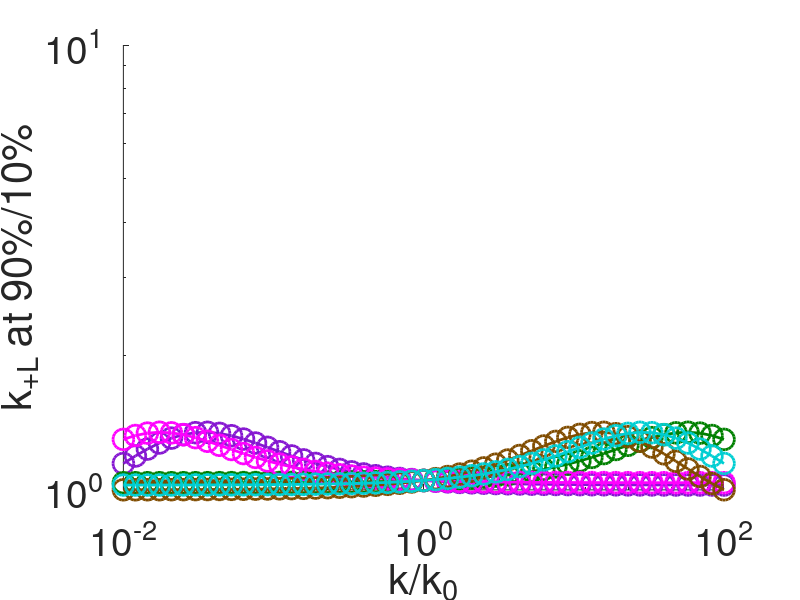

Reproduce this figure in MATLAB.
clc
clear 
close all

% Steady state panel E (test for ligand concentration ratio: 10 and 90%)

% define the Localized model equations

R_func = @(kp,kbi,kT,kL,kT_neg,kLT,kL_neg,kc,kc_neg,ki) kp ./(kbi + kT + kL - ((kT_neg.*kT)./(kT_neg+kLT)) + ((kL_neg .*(((kLT.*kT) ./ (kT_neg+kLT)) +kL) ./ (((kc.*kc_neg) ./ (kc_neg+ki)) -kL_neg - kc))));
T_func = @(R,kT,kT_neg,kLT) (kT.*R) ./ (kT_neg+kLT);
RL_func = @(R,kT,kT_neg, kLT,kL,kL_neg,ki,kc,kc_neg) -R.*(((kLT.*kT) ./ (kT_neg+kLT)) +kL)./ (((kc.*kc_neg) ./ (kc_neg+ki)) -kL_neg - kc);
Rc_func = @(kc,kc_neg,ki,RL) (kc.*RL) ./(kc_neg+ki);


%--------------------------%

% do kc max and half

clear kp kT kT_neg kc kc_neg ki kLT kL_neg kbi kL kLT_half kLT_10 kLT_90;

kc_0 = 0.1;
kc_vals = kc_0*logspace(-2,2,51);
for i=1:length(kc_vals)
    kp = 1;
    kT = (1/30); 
    kT_neg = 0.12; 
    kc =  kc_vals(i);
    kc_neg = 0.05; 
    ki = 0.05; 
    kLT = logspace(-8,0,1001); 
    kL_neg = 0.05; 
    kbi = 1*(3*10^-4); 
    kL = 0.1*kLT;
    
    R = R_func(kp,kbi,kT,kL,kT_neg,kLT,kL_neg,kc,kc_neg,ki);
    T = T_func(R,kT,kT_neg,kLT);
    RL = RL_func(R,kT,kT_neg, kLT,kL,kL_neg,ki,kc,kc_neg);
    Rc = Rc_func(kc,kc_neg,ki,RL);
    
    maxsignal(i) = max(RL+Rc);
    index = find((RL+Rc)>(0.5*maxsignal(i)),1);
    
    % define 10 and 90 percents
    index10 = find((RL+Rc)>(0.1*maxsignal(i)),1);
    index90 = find((RL+Rc)>(0.9*maxsignal(i)),1);
    
    previoussignal = RL(index-1) + Rc(index-1);
    nextsignal = RL(index) + Rc(index);
    fraction = (0.5*maxsignal(i) - previoussignal)/(nextsignal - previoussignal);
    kLT_half(i) = kLT(index-1) + fraction*(kLT(index) - kLT(index-1));
    
    % define before and after for 10 and 90
    previoussignal10 = RL(index10-1) + Rc(index10-1);
    nextsignal10 = RL(index10) + Rc(index10);

    previoussignal90 = RL(index90-1) + Rc(index90-1);
    nextsignal90 = RL(index90) + Rc(index90);
    
    % need to define fractions for 10 and 90 percents 
    fraction10 = (0.1*maxsignal(i) - previoussignal10)/(nextsignal10 - previoussignal10);
    fraction90 = (0.9*maxsignal(i) - previoussignal90)/(nextsignal90 - previoussignal90);
    
    kLT_10(i) = kLT(index10-1) + fraction10*(kLT(index10) - kLT(index10-1));
    kLT_90(i) = kLT(index90-1) + fraction90*(kLT(index90) - kLT(index90-1));

end

kLT_half_kc = kLT_half;
kLT_10_kc = kLT_10;
kLT_90_kc = kLT_90;
kLT_ratio_kc = kLT_90./kLT_10;
% do kcneg max and half

clear kp kT kT_neg kc kc_neg ki kLT kL_neg kbi kL kLT_half kLT_10 kLT_90;

kcneg_0 = 0.05;
kcneg_vals = kcneg_0*logspace(-2,2,51);
for i=1:length(kcneg_vals)
    kp = 1;
    kT = (1/30);
    kT_neg = 0.12; 
    kc =  kc_0;
    kc_neg = kcneg_vals(i);
    ki = 0.05;
    kLT = logspace(-8,0,1001); 
    kL_neg = 0.05;
    kbi = 1*(3*10^-4); 
    kL = 0.1*kLT;
    
    R = R_func(kp,kbi,kT,kL,kT_neg,kLT,kL_neg,kc,kc_neg,ki);
    T = T_func(R,kT,kT_neg,kLT);
    RL = RL_func(R,kT,kT_neg, kLT,kL,kL_neg,ki,kc,kc_neg);
    Rc = Rc_func(kc,kc_neg,ki,RL);
    
    maxsignal(i) = max(RL+Rc);
    index = find((RL+Rc)>(0.5*maxsignal(i)),1);
    
    % define 10 and 90 percents
    index10 = find((RL+Rc)>(0.1*maxsignal(i)),1);
    index90 = find((RL+Rc)>(0.9*maxsignal(i)),1);
    
    previoussignal = RL(index-1) + Rc(index-1);
    nextsignal = RL(index) + Rc(index);
    fraction = (0.5*maxsignal(i) - previoussignal)/(nextsignal - previoussignal);
    kLT_half(i) = kLT(index-1) + fraction*(kLT(index) - kLT(index-1));
    
    % define before and after for 10 and 90
    previoussignal10 = RL(index10-1) + Rc(index10-1);
    nextsignal10 = RL(index10) + Rc(index10);

    previoussignal90 = RL(index90-1) + Rc(index90-1);
    nextsignal90 = RL(index90) + Rc(index90);
    
    % need to define fractions for 10 and 90 percents 
    fraction10 = (0.1*maxsignal(i) - previoussignal10)/(nextsignal10 - previoussignal10);
    fraction90 = (0.9*maxsignal(i) - previoussignal90)/(nextsignal90 - previoussignal90);
    
    kLT_10(i) = kLT(index10-1) + fraction10*(kLT(index10) - kLT(index10-1));
    kLT_90(i) = kLT(index90-1) + fraction90*(kLT(index90) - kLT(index90-1));

end

kLT_half_kcneg = kLT_half;
kLT_10_kcneg = kLT_10;
kLT_90_kcneg = kLT_90;
kLT_ratio_kcneg = kLT_90./kLT_10;

% do ki max and half

clear kp kT kT_neg kc kc_neg ki kLT kL_neg kbi kL kLT_half kLT_10 kLT_90;

ki_0 = 0.05;
ki_vals = ki_0*logspace(-2,2,51);
for i=1:length(ki_vals)
    kp = 1;
    kT = (1/30);
    kT_neg = 0.12; 
    kc =  kc_0;
    kc_neg = kcneg_0;
    ki = ki_vals(i);
    kLT = logspace(-8,0,1001); 
    kL_neg = 0.05;
    kbi = 1*(3*10^-4); 
    kL = 0.1*kLT;
    
    R = R_func(kp,kbi,kT,kL,kT_neg,kLT,kL_neg,kc,kc_neg,ki);
    T = T_func(R,kT,kT_neg,kLT);
    RL = RL_func(R,kT,kT_neg, kLT,kL,kL_neg,ki,kc,kc_neg);
    Rc = Rc_func(kc,kc_neg,ki,RL);
    
    maxsignal(i) = max(RL+Rc);
    index = find((RL+Rc)>(0.5*maxsignal(i)),1);
    
    % define 10 and 90 percents
    index10 = find((RL+Rc)>(0.1*maxsignal(i)),1);
    index90 = find((RL+Rc)>(0.9*maxsignal(i)),1);
    
    previoussignal = RL(index-1) + Rc(index-1);
    nextsignal = RL(index) + Rc(index);
    fraction = (0.5*maxsignal(i) - previoussignal)/(nextsignal - previoussignal);
    kLT_half(i) = kLT(index-1) + fraction*(kLT(index) - kLT(index-1));
    
    % define before and after for 10 and 90
    previoussignal10 = RL(index10-1) + Rc(index10-1);
    nextsignal10 = RL(index10) + Rc(index10);

    previoussignal90 = RL(index90-1) + Rc(index90-1);
    nextsignal90 = RL(index90) + Rc(index90);
    
    % need to define fractions for 10 and 90 percents 
    fraction10 = (0.1*maxsignal(i) - previoussignal10)/(nextsignal10 - previoussignal10);
    fraction90 = (0.9*maxsignal(i) - previoussignal90)/(nextsignal90 - previoussignal90);
    
    kLT_10(i) = kLT(index10-1) + fraction10*(kLT(index10) - kLT(index10-1));
    kLT_90(i) = kLT(index90-1) + fraction90*(kLT(index90) - kLT(index90-1));

end

kLT_half_ki = kLT_half;
kLT_10_ki = kLT_10;
kLT_90_ki = kLT_90;
kLT_ratio_ki = kLT_90./kLT_10;

% do kbi max and half

clear kp kT kT_neg kc kc_neg ki kLT kL_neg kbi kL kLT_half kLT_10 kLT_90;

kbi_0 = 3*10^-4;
kbi_vals = kbi_0*logspace(-2,2,51);
for i=1:length(kbi_vals)
    kp = 1;
    kT = (1/30); 
    kT_neg = 0.12;
    kc =  kc_0;
    kc_neg = kcneg_0;
    ki = ki_0;
    kLT_kbi = logspace(-10,0,1001);
    kL_neg = 0.05; 
    kbi = kbi_vals(i);
    kL = 0.1*kLT_kbi;
    
    R = R_func(kp,kbi,kT,kL,kT_neg,kLT_kbi,kL_neg,kc,kc_neg,ki);
    T = T_func(R,kT,kT_neg,kLT_kbi);
    RL = RL_func(R,kT,kT_neg, kLT_kbi,kL,kL_neg,ki,kc,kc_neg);
    Rc = Rc_func(kc,kc_neg,ki,RL);
    
    maxsignal(i) = max(RL+Rc);
    index = find((RL+Rc)>(0.5*maxsignal(i)),1);
    
    % define 10 and 90 percents
    index10 = find((RL+Rc)>(0.1*maxsignal(i)),1);
    index90 = find((RL+Rc)>(0.9*maxsignal(i)),1);
    
    previoussignal = RL(index-1) + Rc(index-1);
    nextsignal = RL(index) + Rc(index);
    fraction = (0.5*maxsignal(i) - previoussignal)/(nextsignal - previoussignal);
    kLT_half(i) = kLT_kbi(index-1) + fraction*(kLT_kbi(index) - kLT_kbi(index-1));
    
    % define before and after for 10 and 90
    previoussignal10 = RL(index10-1) + Rc(index10-1);
    nextsignal10 = RL(index10) + Rc(index10);

    previoussignal90 = RL(index90-1) + Rc(index90-1);
    nextsignal90 = RL(index90) + Rc(index90);
    
    % need to define fractions for 10 and 90 percents 
    fraction10 = (0.1*maxsignal(i) - previoussignal10)/(nextsignal10 - previoussignal10);
    fraction90 = (0.9*maxsignal(i) - previoussignal90)/(nextsignal90 - previoussignal90);
    
    kLT_10(i) = kLT_kbi(index10-1) + fraction10*(kLT_kbi(index10) - kLT_kbi(index10-1));
    kLT_90(i) = kLT_kbi(index90-1) + fraction90*(kLT_kbi(index90) - kLT_kbi(index90-1));

end

kLT_half_kbi = kLT_half;
kLT_10_kbi = kLT_10;
kLT_90_kbi = kLT_90;
kLT_ratio_kbi = kLT_90./kLT_10;

% do kLneg max and half

clear kp kT kT_neg kc kc_neg ki kLT kL_neg kbi kL kLT_half kLT_10 kLT_90;

kLneg_0 = 0.05;
kLneg_vals = kLneg_0*logspace(-2,2,51);
for i=1:length(kLneg_vals)
    kp = 1;
    kT = (1/30); 
    kT_neg = 0.12; 
    kc =  kc_0;
    kc_neg = kcneg_0;
    ki = ki_0;  
    kLT = logspace(-8,0,1001); 
    kL_neg = kLneg_vals(i); 
    kbi = kbi_0; 
    kL = 0.1*kLT;
    
    R = R_func(kp,kbi,kT,kL,kT_neg,kLT,kL_neg,kc,kc_neg,ki);
    T = T_func(R,kT,kT_neg,kLT);
    RL = RL_func(R,kT,kT_neg, kLT,kL,kL_neg,ki,kc,kc_neg);
    Rc = Rc_func(kc,kc_neg,ki,RL);
    
    maxsignal(i) = max(RL+Rc);
    index = find((RL+Rc)>(0.5*maxsignal(i)),1);
    
    % define 10 and 90 percents
    index10 = find((RL+Rc)>(0.1*maxsignal(i)),1);
    index90 = find((RL+Rc)>(0.9*maxsignal(i)),1);
    
    previoussignal = RL(index-1) + Rc(index-1);
    nextsignal = RL(index) + Rc(index);
    fraction = (0.5*maxsignal(i) - previoussignal)/(nextsignal - previoussignal);
    kLT_half(i) = kLT(index-1) + fraction*(kLT(index) - kLT(index-1));
    
    % define before and after for 10 and 90
    previoussignal10 = RL(index10-1) + Rc(index10-1);
    nextsignal10 = RL(index10) + Rc(index10);

    previoussignal90 = RL(index90-1) + Rc(index90-1);
    nextsignal90 = RL(index90) + Rc(index90);
    
    % need to define fractions for 10 and 90 percents 
    fraction10 = (0.1*maxsignal(i) - previoussignal10)/(nextsignal10 - previoussignal10);
    fraction90 = (0.9*maxsignal(i) - previoussignal90)/(nextsignal90 - previoussignal90);
    
    kLT_10(i) = kLT(index10-1) + fraction10*(kLT(index10) - kLT(index10-1));
    kLT_90(i) = kLT(index90-1) + fraction90*(kLT(index90) - kLT(index90-1));

end

kLT_half_kLneg = kLT_half;
kLT_10_kLneg = kLT_10;
kLT_90_kLneg = kLT_90;
kLT_ratio_kLneg = kLT_90./kLT_10;

% do kT max and half

clear kp kT kT_neg kc kc_neg ki kLT kL_neg kbi kL kLT_half kLT_10 kLT_90;

kT_0 = 1/30;
kT_vals = kT_0*logspace(-2,2,51);
for i=1:length(kT_vals)
    kp = 1;
    kT = kT_vals(i); 
    kT_neg = 0.12; 
    kc =  kc_0; 
    kc_neg = kcneg_0;
    ki = ki_0;  
    kLT = logspace(-8,0,1001);
    kL_neg = kLneg_0;
    kbi = kbi_0; 
    kL = 0.1*kLT;
    
    R = R_func(kp,kbi,kT,kL,kT_neg,kLT,kL_neg,kc,kc_neg,ki);
    T = T_func(R,kT,kT_neg,kLT);
    RL = RL_func(R,kT,kT_neg, kLT,kL,kL_neg,ki,kc,kc_neg);
    Rc = Rc_func(kc,kc_neg,ki,RL);
    
    maxsignal(i) = max(RL+Rc);
    index = find((RL+Rc)>(0.5*maxsignal(i)),1);
    
    % define 10 and 90 percents
    index10 = find((RL+Rc)>(0.1*maxsignal(i)),1);
    index90 = find((RL+Rc)>(0.9*maxsignal(i)),1);
    
    previoussignal = RL(index-1) + Rc(index-1);
    nextsignal = RL(index) + Rc(index);
    fraction = (0.5*maxsignal(i) - previoussignal)/(nextsignal - previoussignal);
    kLT_half(i) = kLT(index-1) + fraction*(kLT(index) - kLT(index-1));
    
    % define before and after for 10 and 90
    previoussignal10 = RL(index10-1) + Rc(index10-1);
    nextsignal10 = RL(index10) + Rc(index10);

    previoussignal90 = RL(index90-1) + Rc(index90-1);
    nextsignal90 = RL(index90) + Rc(index90);
    
    % need to define fractions for 10 and 90 percents 
    fraction10 = (0.1*maxsignal(i) - previoussignal10)/(nextsignal10 - previoussignal10);
    fraction90 = (0.9*maxsignal(i) - previoussignal90)/(nextsignal90 - previoussignal90);
    
    kLT_10(i) = kLT(index10-1) + fraction10*(kLT(index10) - kLT(index10-1));
    kLT_90(i) = kLT(index90-1) + fraction90*(kLT(index90) - kLT(index90-1));

end

kLT_half_kT = kLT_half;
kLT_10_kT = kLT_10;
kLT_90_kT = kLT_90;
kLT_ratio_kT = kLT_90./kLT_10;

% do kTneg max and half

clear kp kT kT_neg kc kc_neg ki kLT kL_neg kbi kL kLT_half kLT_10 kLT_90;

kTneg_0 = 0.12;
kTneg_vals = kTneg_0*logspace(-2,2,51);
for i=1:length(kTneg_vals)
    kp = 1;
    kT = kT_0;
    kT_neg = kTneg_vals(i); 
    kc =  kc_0;
    kc_neg = kcneg_0;
    ki = ki_0;
    kLT = logspace(-8,0,1001); 
    kL_neg = kLneg_0; 
    kbi = kbi_0; 
    kL = 0.1*kLT;
    
    R = R_func(kp,kbi,kT,kL,kT_neg,kLT,kL_neg,kc,kc_neg,ki);
    T = T_func(R,kT,kT_neg,kLT);
    RL = RL_func(R,kT,kT_neg, kLT,kL,kL_neg,ki,kc,kc_neg);
    Rc = Rc_func(kc,kc_neg,ki,RL);
    
    maxsignal(i) = max(RL+Rc);
    index = find((RL+Rc)>(0.5*maxsignal(i)),1);
    
    % define 10 and 90 percents
    index10 = find((RL+Rc)>(0.1*maxsignal(i)),1);
    index90 = find((RL+Rc)>(0.9*maxsignal(i)),1);
    
    previoussignal = RL(index-1) + Rc(index-1);
    nextsignal = RL(index) + Rc(index);
    fraction = (0.5*maxsignal(i) - previoussignal)/(nextsignal - previoussignal);
    kLT_half(i) = kLT(index-1) + fraction*(kLT(index) - kLT(index-1));
    
    % define before and after for 10 and 90
    previoussignal10 = RL(index10-1) + Rc(index10-1);
    nextsignal10 = RL(index10) + Rc(index10);

    previoussignal90 = RL(index90-1) + Rc(index90-1);
    nextsignal90 = RL(index90) + Rc(index90);
    
    % need to define fractions for 10 and 90 percents 
    fraction10 = (0.1*maxsignal(i) - previoussignal10)/(nextsignal10 - previoussignal10);
    fraction90 = (0.9*maxsignal(i) - previoussignal90)/(nextsignal90 - previoussignal90);
    
    kLT_10(i) = kLT(index10-1) + fraction10*(kLT(index10) - kLT(index10-1));
    kLT_90(i) = kLT(index90-1) + fraction90*(kLT(index90) - kLT(index90-1));

end

kLT_half_kTneg = kLT_half;
kLT_10_kTneg = kLT_10;
kLT_90_kTneg = kLT_90;
kLT_ratio_kTneg = kLT_90./kLT_10;




% For the uniform model
clear kp kT kT_neg kc kc_neg ki kLT kL_neg kbi kL kLT_half kLT_10 kLT_90;


% Steady state panel D
%-------------------------------------------%

% define Uniform  model equations:

R_func = @(kp,kbi,kL,kL_neg,kc,kc_neg,ki) kp ./(((kL.*kL_neg) ./ (((kc.*kc_neg) ./ (kc_neg+ki)) -kL_neg - kc))+kbi+kL);
RL_func = @(R,kL,kL_neg,ki,kc,kc_neg) (R.*-kL) ./ (((kc.*kc_neg) ./ (kc_neg+ki)) -kL_neg - kc);
Rc_func = @(kc,kc_neg,ki,RL) (kc.*RL) ./(kc_neg+ki);

% Do for Uniform  model

% do kc half

clear kp kT kT_neg kc kc_neg ki kLT kL_neg kbi kL;

kc_0 = 0.1;
kc_vals = kc_0*logspace(-2,2,51);
for i=1:length(kc_vals)
    kp = 1;
    kc =  kc_vals(i);
    kc_neg = 0.05; 
    ki = 0.05;
    kL_neg = 0.05;
    kbi = (3*10^-4); 
    kL = logspace(-8,0,1001);

    R = R_func(kp,kbi,kL,kL_neg,kc,kc_neg,ki);
    RL = RL_func(R,kL,kL_neg,ki,kc,kc_neg);
    Rc = Rc_func(kc,kc_neg,ki,RL);

    maxsignal(i) = max(RL+Rc);
    index = find((RL+Rc)>(0.5*maxsignal(i)),1);

    % define 10 and 90 percents
    index10 = find((RL+Rc)>(0.1*maxsignal(i)),1);
    index90 = find((RL+Rc)>(0.9*maxsignal(i)),1);

    previoussignal = RL(index-1) + Rc(index-1);
    nextsignal = RL(index) + Rc(index);
    fraction = (0.5*maxsignal(i) - previoussignal)/(nextsignal - previoussignal);
    kL_half(i) = kL(index-1) + fraction*(kL(index) - kL(index-1));

    % define before and after for 10 and 90
    previoussignal10 = RL(index10-1) + Rc(index10-1);
    nextsignal10 = RL(index10) + Rc(index10);

    previoussignal90 = RL(index90-1) + Rc(index90-1);
    nextsignal90 = RL(index90) + Rc(index90);

    % need to define fractions for 10 and 90 percents 
    fraction10 = (0.1*maxsignal(i) - previoussignal10)/(nextsignal10 - previoussignal10);
    fraction90 = (0.9*maxsignal(i) - previoussignal90)/(nextsignal90 - previoussignal90);

    kL_10(i) = kL(index10-1) + fraction10*(kL(index10) - kL(index10-1));
    kL_90(i) = kL(index90-1) + fraction90*(kL(index90) - kL(index90-1));
end

kL_half_kc = kL_half;
kL_10_kc = kL_10;
kL_90_kc = kL_90;
kL_ratio_kc = kL_90./kL_10;
% do kcneg half

clear kp kT kT_neg kc kc_neg ki kLT kL_neg kbi kL;

kcneg_0 = 0.05;
kcneg_vals = kcneg_0*logspace(-2,2,51);
for i=1:length(kcneg_vals)
    kp = 1;
    kc =  kc_0;
    kc_neg = kcneg_vals(i);
    ki = 0.05;  
    kL_neg = 0.05;
    kbi = 1*(3*10^-4); 
    kL = logspace(-8,0,1001);

    R = R_func(kp,kbi,kL,kL_neg,kc,kc_neg,ki);
    RL = RL_func(R,kL,kL_neg,ki,kc,kc_neg);
    Rc = Rc_func(kc,kc_neg,ki,RL);

       maxsignal(i) = max(RL+Rc);
    index = find((RL+Rc)>(0.5*maxsignal(i)),1);

    % define 10 and 90 percents
    index10 = find((RL+Rc)>(0.1*maxsignal(i)),1);
    index90 = find((RL+Rc)>(0.9*maxsignal(i)),1);

    previoussignal = RL(index-1) + Rc(index-1);
    nextsignal = RL(index) + Rc(index);
    fraction = (0.5*maxsignal(i) - previoussignal)/(nextsignal - previoussignal);
    kL_half(i) = kL(index-1) + fraction*(kL(index) - kL(index-1));

    % define before and after for 10 and 90
    previoussignal10 = RL(index10-1) + Rc(index10-1);
    nextsignal10 = RL(index10) + Rc(index10);

    previoussignal90 = RL(index90-1) + Rc(index90-1);
    nextsignal90 = RL(index90) + Rc(index90);

    % need to define fractions for 10 and 90 percents 
    fraction10 = (0.1*maxsignal(i) - previoussignal10)/(nextsignal10 - previoussignal10);
    fraction90 = (0.9*maxsignal(i) - previoussignal90)/(nextsignal90 - previoussignal90);

    kL_10(i) = kL(index10-1) + fraction10*(kL(index10) - kL(index10-1));
    kL_90(i) = kL(index90-1) + fraction90*(kL(index90) - kL(index90-1));
end

kL_half_kcneg = kL_half;
kL_10_kcneg = kL_10;
kL_90_kcneg = kL_90;
kL_ratio_kcneg = kL_90./kL_10;

% do ki max and half

clear kp kT kT_neg kc kc_neg ki kLT kL_neg kbi kL;

ki_0 = 0.05;
ki_vals = ki_0*logspace(-2,2,51);
for i=1:length(ki_vals)
    kp = 1;
    kc =  kc_0;
    kc_neg = kcneg_0;
    ki = ki_vals(i); 
    kL_neg = 0.05;
    kbi = 1*(3*10^-4);
    kL = logspace(-8,0,1001);

    R = R_func(kp,kbi,kL,kL_neg,kc,kc_neg,ki);
    RL = RL_func(R,kL,kL_neg,ki,kc,kc_neg);
    Rc = Rc_func(kc,kc_neg,ki,RL);

       maxsignal(i) = max(RL+Rc);
    index = find((RL+Rc)>(0.5*maxsignal(i)),1);

    % define 10 and 90 percents
    index10 = find((RL+Rc)>(0.1*maxsignal(i)),1);
    index90 = find((RL+Rc)>(0.9*maxsignal(i)),1);

    previoussignal = RL(index-1) + Rc(index-1);
    nextsignal = RL(index) + Rc(index);
    fraction = (0.5*maxsignal(i) - previoussignal)/(nextsignal - previoussignal);
    kL_half(i) = kL(index-1) + fraction*(kL(index) - kL(index-1));

    % define before and after for 10 and 90
    previoussignal10 = RL(index10-1) + Rc(index10-1);
    nextsignal10 = RL(index10) + Rc(index10);

    previoussignal90 = RL(index90-1) + Rc(index90-1);
    nextsignal90 = RL(index90) + Rc(index90);

    % need to define fractions for 10 and 90 percents 
    fraction10 = (0.1*maxsignal(i) - previoussignal10)/(nextsignal10 - previoussignal10);
    fraction90 = (0.9*maxsignal(i) - previoussignal90)/(nextsignal90 - previoussignal90);

    kL_10(i) = kL(index10-1) + fraction10*(kL(index10) - kL(index10-1));
    kL_90(i) = kL(index90-1) + fraction90*(kL(index90) - kL(index90-1));
end

kL_half_ki = kL_half;
kL_10_ki = kL_10;
kL_90_ki = kL_90;
kL_ratio_ki = kL_90./kL_10;

% % do kbi max and half

clear kp kT kT_neg kc kc_neg ki kLT kL_neg kbi kL;

kbi_0 = 3*10^-4;
kbi_vals = kbi_0*logspace(-2,2,51); 
for i=1:length(kbi_vals)
    kp = 1;
    kc =  kc_0;
    kc_neg = kcneg_0;
    ki = ki_0;
    kL_neg = 0.05; 
    kbi = kbi_vals(i); 
    kL = logspace(-10,0,1001);

    R = R_func(kp,kbi,kL,kL_neg,kc,kc_neg,ki);
    RL = RL_func(R,kL,kL_neg,ki,kc,kc_neg);
    Rc = Rc_func(kc,kc_neg,ki,RL);

       maxsignal(i) = max(RL+Rc);
    index = find((RL+Rc)>(0.5*maxsignal(i)),1);

    % define 10 and 90 percents
    index10 = find((RL+Rc)>(0.1*maxsignal(i)),1);
    index90 = find((RL+Rc)>(0.9*maxsignal(i)),1);

    previoussignal = RL(index-1) + Rc(index-1);
    nextsignal = RL(index) + Rc(index);
    fraction = (0.5*maxsignal(i) - previoussignal)/(nextsignal - previoussignal);
    kL_half(i) = kL(index-1) + fraction*(kL(index) - kL(index-1));

    % define before and after for 10 and 90
    previoussignal10 = RL(index10-1) + Rc(index10-1);
    nextsignal10 = RL(index10) + Rc(index10);

    previoussignal90 = RL(index90-1) + Rc(index90-1);
    nextsignal90 = RL(index90) + Rc(index90);

    % need to define fractions for 10 and 90 percents 
    fraction10 = (0.1*maxsignal(i) - previoussignal10)/(nextsignal10 - previoussignal10);
    fraction90 = (0.9*maxsignal(i) - previoussignal90)/(nextsignal90 - previoussignal90);

    kL_10(i) = kL(index10-1) + fraction10*(kL(index10) - kL(index10-1));
    kL_90(i) = kL(index90-1) + fraction90*(kL(index90) - kL(index90-1));
end

kL_half_kbi = kL_half;
kL_10_kbi = kL_10;
kL_90_kbi = kL_90;
kL_ratio_kbi = kL_90./kL_10;

% do kLneg max and half

clear kp kT kT_neg kc kc_neg ki kLT kL_neg kbi kL;

kLneg_0 = 0.05;
kLneg_vals = kLneg_0*logspace(-2,2,51);
for i=1:length(kLneg_vals)
    kp = 1;
    kc =  kc_0;
    kc_neg = kcneg_0;
    ki = ki_0; 
    kL_neg = kLneg_vals(i);
    kbi = kbi_0; 
    kL = logspace(-8,0,1001);

    R = R_func(kp,kbi,kL,kL_neg,kc,kc_neg,ki);
    RL = RL_func(R,kL,kL_neg,ki,kc,kc_neg);
    Rc = Rc_func(kc,kc_neg,ki,RL);

       maxsignal(i) = max(RL+Rc);
    index = find((RL+Rc)>(0.5*maxsignal(i)),1);

    % define 10 and 90 percents
    index10 = find((RL+Rc)>(0.1*maxsignal(i)),1);
    index90 = find((RL+Rc)>(0.9*maxsignal(i)),1);

    previoussignal = RL(index-1) + Rc(index-1);
    nextsignal = RL(index) + Rc(index);
    fraction = (0.5*maxsignal(i) - previoussignal)/(nextsignal - previoussignal);
    kL_half(i) = kL(index-1) + fraction*(kL(index) - kL(index-1));

    % define before and after for 10 and 90
    previoussignal10 = RL(index10-1) + Rc(index10-1);
    nextsignal10 = RL(index10) + Rc(index10);

    previoussignal90 = RL(index90-1) + Rc(index90-1);
    nextsignal90 = RL(index90) + Rc(index90);

    % need to define fractions for 10 and 90 percents 
    fraction10 = (0.1*maxsignal(i) - previoussignal10)/(nextsignal10 - previoussignal10);
    fraction90 = (0.9*maxsignal(i) - previoussignal90)/(nextsignal90 - previoussignal90);

    kL_10(i) = kL(index10-1) + fraction10*(kL(index10) - kL(index10-1));
    kL_90(i) = kL(index90-1) + fraction90*(kL(index90) - kL(index90-1));
end

kL_half_kLneg = kL_half;
kL_10_kLneg = kL_10;
kL_90_kLneg = kL_90;
kL_ratio_kLneg = kL_90./kL_10;



% now plot ratio of ratios

figure(1)
loglog(kc_vals/kc_0,kLT_ratio_kc./kL_ratio_kc,'-o','color',[0.5210 0.0860 0.8190],'linewidth',2,'markersize',15);
hold on
loglog(kcneg_vals/kcneg_0,kLT_ratio_kcneg./kL_ratio_kcneg,'-o','color',[0 0.5 0],'linewidth',2,'markersize',15);
loglog(ki_vals/ki_0,kLT_ratio_ki./kL_ratio_ki,'m-o','linewidth',2,'markersize',15);
loglog(kbi_vals/kbi_0,kLT_ratio_kbi./kL_ratio_kbi,'-o','color',[0.5 0.3 0],'linewidth',2,'markersize',15);
loglog(kLneg_vals/kLneg_0,kLT_ratio_kLneg./kL_ratio_kLneg,'-o','color',[0, 0.8078, 0.8235],'linewidth',2,'markersize',15);
%loglog(kLneg_vals/kLneg_0,kLT_ratio_kT,'ko-','linewidth',2,'markersize',15);
%loglog(kLneg_vals/kLneg_0,kLT_ratio_kTneg,'b-','linewidth',2,'markersize',15);

set(gca','fontsize',28)
xlabel('k/k_0','fontsize',30);
ylabel('k_{+L} at 90%/10%','fontsize',30);
%legend('Uniform: k_c','Uniform: k_{-c}','Uniform: k_i','Uniform: k_{bi}','Uniform: k_{-L}','fontsize',14);
%legend('k_c','k_{-c}','k_i','k_{bi}','k_{-L}','fontsize',20,location='northwest');
set(gcf,'Color','white')
%axis tight
%ylim([10^2 /2 10^2 + 5])
xticks([10^-4 10^-2 10^0 10^2 10^4])
xlim([10^-2 10^2])
%legend box off
box off
